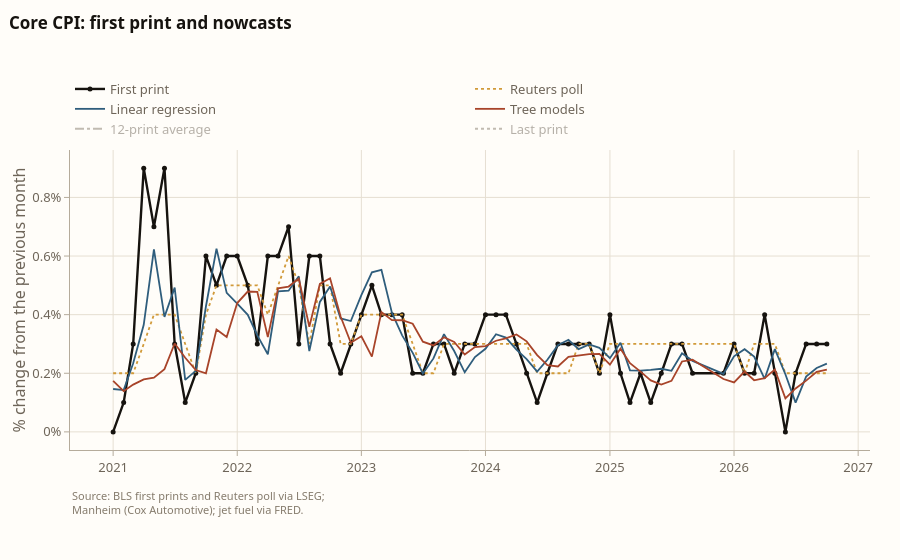

Source (notebook cell):
### Markdown cell above
## Figure 1: first prints and nowcasts, month by month

### Code cell
fig = go.Figure()
for col, (label, color, dash, visible) in LINE.items():
    fig.add_trace(go.Scatter(
        x=now["date"], y=now[col], name=label, visible=visible,
        mode="lines+markers" if col == "y" else "lines",
        line=dict(color=color, dash=dash, width=2.4 if col == "y" else 1.8),
        marker=dict(size=5, color=color),
        hovertemplate=f"{label}<br>%{{x|%b %Y}}: %{{y:.2f}}%<extra></extra>"))
fig.update_layout(**base_layout("Core CPI: first print and nowcasts", height=560))
fig.update_layout(legend=dict(orientation="h", x=0, xanchor="left", y=1.02, yanchor="bottom",
                              entrywidth=0.5, entrywidthmode="fraction"),   # two entries per row on any screen
                  margin=dict(t=150, b=110))
fig.update_xaxes(**axis_style(None, dtick="M12", tickformat="%Y"))
fig.update_yaxes(**axis_style("% change from the previous month", ticksuffix="%"))
source_note(fig, SOURCE + ".", y=-0.12)
save_html(fig, FIG / "fig1_nowcasts.html")
fig.show()
